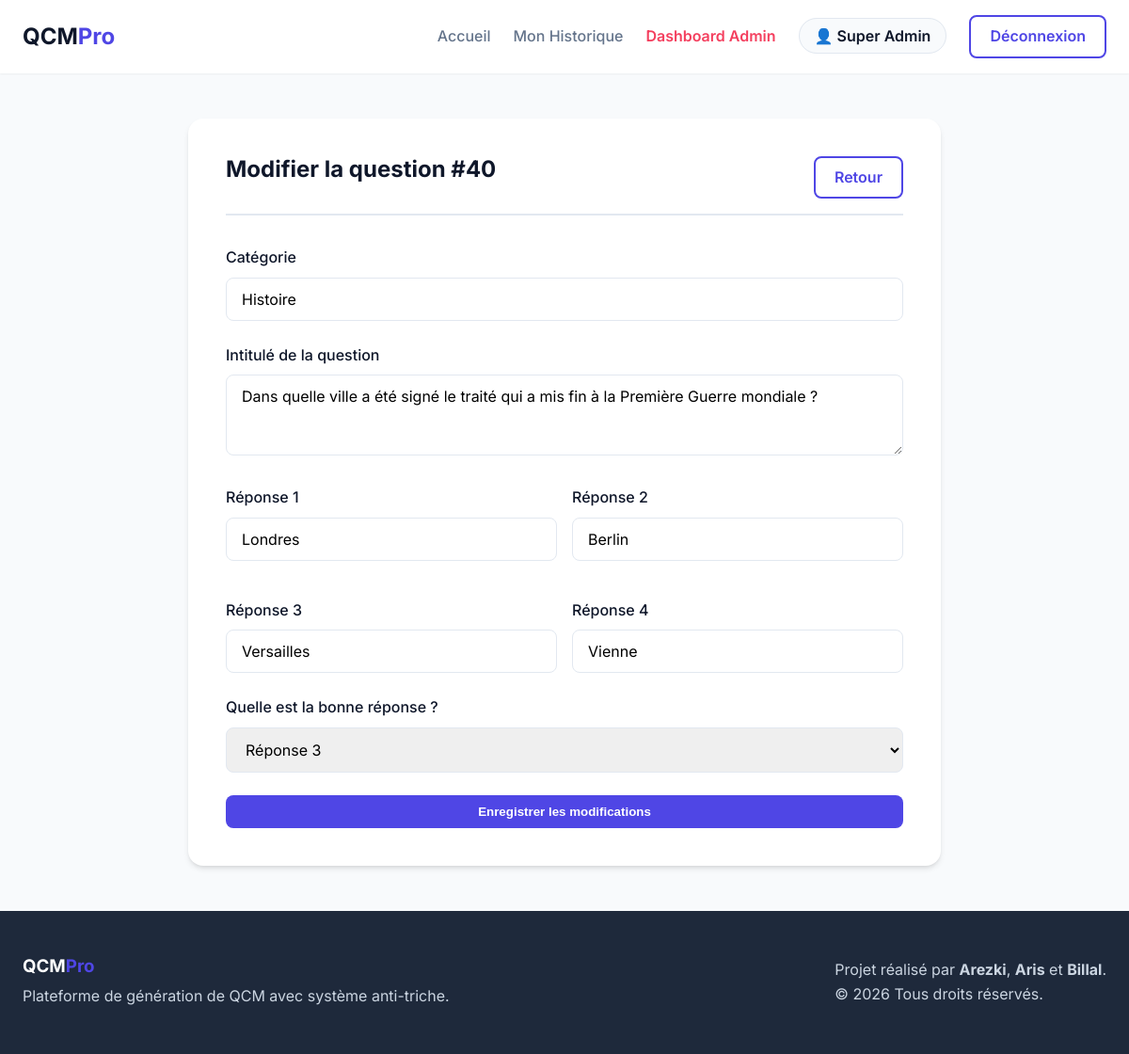
Page /admin/question_edit.php?id=40 (signed in) on the committed database.
### tables this page shows
CREATE TABLE IF NOT EXISTS questions (
    id INT PRIMARY KEY AUTO_INCREMENT,
    question TEXT NOT NULL,
    reponse1 VARCHAR(255) NOT NULL,
    reponse2 VARCHAR(255) NOT NULL,
    reponse3 VARCHAR(255) NOT NULL,
    reponse4 VARCHAR(255) NOT NULL,
    bonne_reponse INT NOT NULL,
    categorie VARCHAR(255) DEFAULT 'Général'
);

### admin/question_edit.php (the view, shortened to what this page needs)
<?php
require_once '../commun/includes/db.php';
$id = (int)$_GET['id'];
$result = mysqli_query($conn, "SELECT * FROM questions WHERE id = $id");
$question_data = mysqli_fetch_assoc($result);
require_once '../commun/includes/header.php';
?>
<div class="container">
    <div class="form-container max-w-800">
        <div class="qcm-header">
            <h2>Modifier la question #<?php echo $id; ?></h2>
            <a href="questions.php" class="btn btn-outline">Retour</a>
        </div>
        <form method="POST" action="">
            <div class="form-group">
                <label for="categorie">Catégorie</label>
                <input type="text" id="categorie" name="categorie" class="form-control" value="<?php echo htmlspecialchars($_POST['categorie'] ?? $question_data['categorie']); ?>" required>
            </div>
            <div class="form-group">
                <label for="question">Intitulé de la question</label>
                <textarea id="question" name="question" class="form-control" rows="3" required><?php echo htmlspecialchars($_POST['question'] ?? $question_data['question']); ?></textarea>
            </div>
            <div class="grid-2">
                <div class="form-group">
                    <label for="reponse1">Réponse 1</label>
                    <input type="text" id="reponse1" name="reponse1" class="form-control" value="<?php echo htmlspecialchars($_POST['reponse1'] ?? $question_data['reponse1']); ?>" required>
                </div>
                <div class="form-group">
                    <label for="reponse2">Réponse 2</label>
                    <input type="text" id="reponse2" name="reponse2" class="form-control" value="<?php echo htmlspecialchars($_POST['reponse2'] ?? $question_data['reponse2']); ?>" required>
                </div>
                <div class="form-group">
                    <label for="reponse3">Réponse 3</label>
                    <input type="text" id="reponse3" name="reponse3" class="form-control" value="<?php echo htmlspecialchars($_POST['reponse3'] ?? $question_data['reponse3']); ?>" required>
                </div>
                <div class="form-group">
                    <label for="reponse4">Réponse 4</label>
                    <input type="text" id="reponse4" name="reponse4" class="form-control" value="<?php echo htmlspecialchars($_POST['reponse4'] ?? $question_data['reponse4']); ?>" required>
                </div>
            </div>
            <div class="form-group">
                <label for="bonne_reponse">Quelle est la bonne réponse ?</label>
                <?php $br = isset($_POST['bonne_reponse']) ? $_POST['bonne_reponse'] : $question_data['bonne_reponse']; ?>
                <select id="bonne_reponse" name="bonne_reponse" class="form-control" required>
                    <option value="3" <?php echo $br == 3 ? 'selected' : ''; ?>>Réponse 3</option>
                </select>
            </div>
            <button type="submit" class="btn btn-primary btn-w100">Enregistrer les modifications</button>
        </form>
    </div>
</div>
<?php require_once '../commun/footer.php'; ?>

### commun/assets/css/style.css (style rules this page uses)
:root { --primary-color: #4f46e5; --primary-hover: #4338ca; --secondary-color: #0ea5e9; --accent-color: #f43f5e; --success-color: #10b981; --danger-color: #ef4444; --bg-color: #f8fafc; --card-bg: #ffffff; --text-main: #0f172a; --text-muted: #64748b; --border-color: #e2e8f0; --radius-md: 0.5rem; --radius-lg: 1rem; --shadow-sm: 0 1px 2px 0 rgb(0 0 0 / 0.05); --shadow-md: 0 4px 6px -1px rgb(0 0 0 / 0.1), 0 2px 4px -2px rgb(0 0 0 / 0.1); --shadow-lg: 0 10px 15px -3px rgb(0 0 0 / 0.1), 0 4px 6px -4px rgb(0 0 0 / 0.1); }
* { margin: 0; padding: 0; box-sizing: border-box; }
body { font-family: 'Inter', -apple-system, BlinkMacSystemFont, 'Segoe UI', Roboto, Helvetica, Arial, sans-serif; background-color: var(--bg-color); color: var(--text-main); line-height: 1.6; display: flex; flex-direction: column; min-height: 100vh; }
.container { width: 100%; max-width: 1200px; margin: 0 auto; padding: 0 1.5rem; }
h1, h2, h3, h4 { font-weight: 700; line-height: 1.2; margin-bottom: 1rem; }
a { color: var(--primary-color); text-decoration: none; transition: color 0.2s; }
.btn { display: inline-block; padding: 0.5rem 1.25rem; border-radius: var(--radius-md); font-weight: 600; text-align: center; cursor: pointer; transition: all 0.2s ease; border: 2px solid transparent; }
.btn-primary { background-color: var(--primary-color); color: white !important; }
.btn-outline { background-color: transparent; border-color: var(--primary-color); color: var(--primary-color) !important; }
.form-container { max-width: 500px; margin: 0 auto; background-color: var(--card-bg); padding: 2.5rem; border-radius: var(--radius-lg); box-shadow: var(--shadow-md); }
.form-group { margin-bottom: 1.5rem; }
.form-group label { display: block; font-weight: 500; margin-bottom: 0.5rem; color: var(--text-main); }
.form-control { width: 100%; padding: 0.75rem 1rem; border: 1px solid var(--border-color); border-radius: var(--radius-md); font-size: 1rem; font-family: inherit; transition: border-color 0.2s, box-shadow 0.2s; }
.qcm-header { display: flex; justify-content: space-between; align-items: center; margin-bottom: 2rem; padding-bottom: 1rem; border-bottom: 2px solid var(--border-color); }
.max-w-800 { max-width: 800px; }
.grid-2 { display: grid; grid-template-columns: 1fr 1fr; gap: 1rem; }
.btn-w100 { width: 100%; }

### rows in the picture
questions: categorie "Histoire", question "Dans quelle ville a été signé le traité qui a mis fin à la Première Guerre mondiale ?", reponse1 "Londres", reponse2 "Berlin", reponse3 "Versailles", reponse4 "Vienne", bonne_reponse "Réponse 3"

### other values in the picture
$_SESSION['prenom'] . ' ' . $_SESSION['nom'] "Super Admin"
$id "40"
